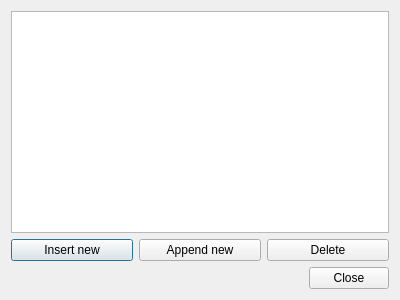
<?xml version="1.0" encoding="UTF-8"?>
<ui version="4.0">
 <class>PlayingSequenceListDialog</class>
 <widget class="QDialog" name="PlayingSequenceListDialog">
  <property name="geometry">
   <rect>
    <x>0</x>
    <y>0</y>
    <width>400</width>
    <height>300</height>
   </rect>
  </property>
  <property name="windowTitle">
   <string>Playing Sequence List</string>
  </property>
  <layout class="QVBoxLayout" name="verticalLayout">
   <item>
    <widget class="QColumnView" name="columnView"/>
   </item>
   <item>
    <layout class="QHBoxLayout" name="horizontalLayout">
     <item>
      <widget class="QPushButton" name="pushButton">
       <property name="text">
        <string>Insert new</string>
       </property>
      </widget>
     </item>
     <item>
      <widget class="QPushButton" name="pushButton_2">
       <property name="text">
        <string>Append new</string>
       </property>
      </widget>
     </item>
     <item>
      <widget class="QPushButton" name="pushButton_3">
       <property name="text">
        <string>Delete</string>
       </property>
      </widget>
     </item>
    </layout>
   </item>
   <item>
    <widget class="QDialogButtonBox" name="buttonBox">
     <property name="orientation">
      <enum>Qt::Horizontal</enum>
     </property>
     <property name="standardButtons">
      <set>QDialogButtonBox::Close</set>
     </property>
    </widget>
   </item>
  </layout>
 </widget>
 <resources/>
 <connections>
  <connection>
   <sender>buttonBox</sender>
   <signal>accepted()</signal>
   <receiver>PlayingSequenceListDialog</receiver>
   <slot>accept()</slot>
   <hints>
    <hint type="sourcelabel">
     <x>248</x>
     <y>254</y>
    </hint>
    <hint type="destinationlabel">
     <x>157</x>
     <y>274</y>
    </hint>
   </hints>
  </connection>
  <connection>
   <sender>buttonBox</sender>
   <signal>rejected()</signal>
   <receiver>PlayingSequenceListDialog</receiver>
   <slot>reject()</slot>
   <hints>
    <hint type="sourcelabel">
     <x>316</x>
     <y>260</y>
    </hint>
    <hint type="destinationlabel">
     <x>286</x>
     <y>274</y>
    </hint>
   </hints>
  </connection>
 </connections>
</ui>
